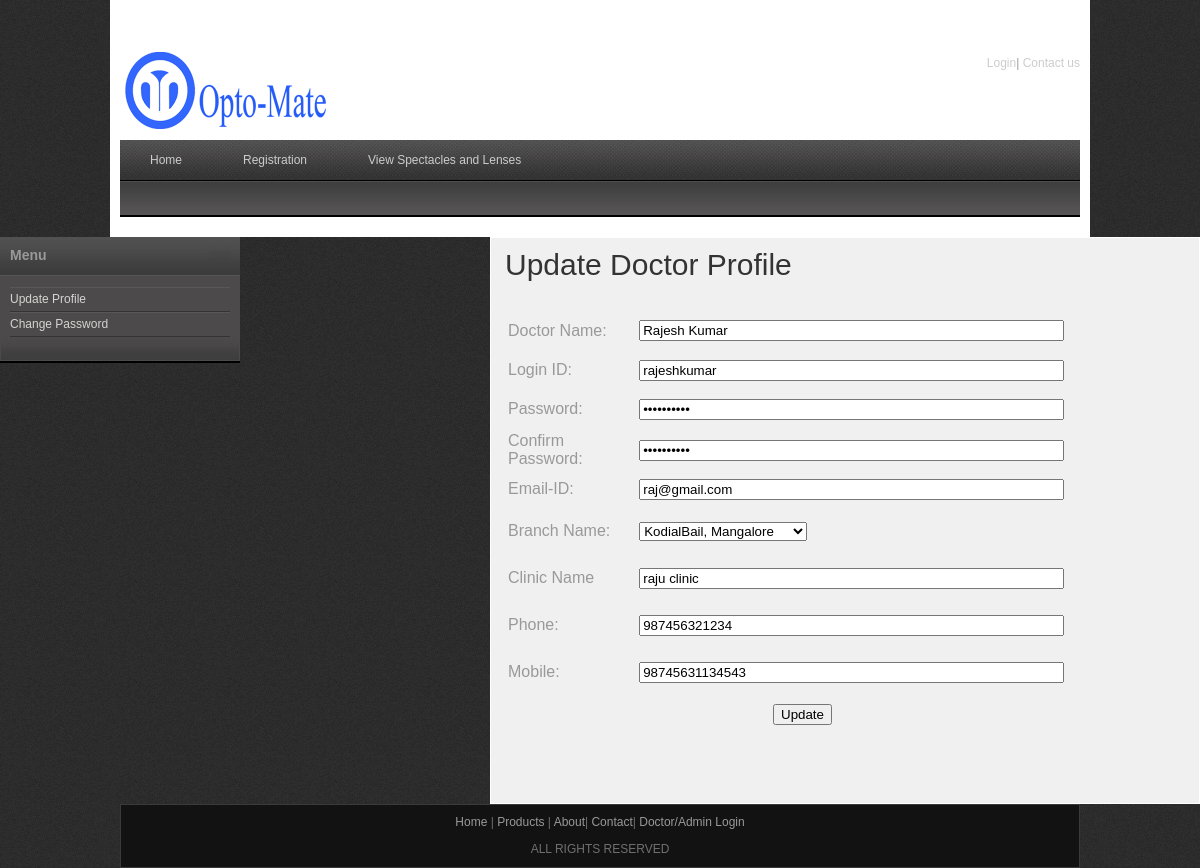
Screenshot of /updatedoctor.php?docid=14 with the database file from the repository.
### tables this page shows
CREATE TABLE IF NOT EXISTS `doctor` (
  `doc_id` int(10) NOT NULL AUTO_INCREMENT,
  `branch_id` int(10) NOT NULL,
  `doc_name` varchar(25) NOT NULL,
  `clinic_name` varchar(25) NOT NULL,
  `email_id` varchar(25) NOT NULL,
  `phone` varchar(25) NOT NULL,
  `mobile` varchar(25) NOT NULL,
  `login_id` varchar(25) NOT NULL,
  `password` varchar(25) NOT NULL,
  `created_at` date NOT NULL,
  `last_login` datetime NOT NULL,
  PRIMARY KEY (`doc_id`)
);

### updatedoctor.php (the view, shortened to what this page needs)
<?php
include("includes/header.php");
if(isset($_SESSION["doc_id"]))
{
		$resdocrec =  mysql_query("Select * from doctor where doc_id='$_SESSION[doc_id]'");
}
else
{
	$resdocrec =  mysql_query("Select * from doctor where doc_id='$_GET[docid]'");
}
$rowsdoc = mysql_fetch_array($resdocrec);
$brid = $rowsdoc[branch_id];
$docname = $rowsdoc[doc_name];
$clinicname= $rowsdoc[clinic_name];
$emailid = $rowsdoc[email_id];
$phone= $rowsdoc[phone];
$mobile= $rowsdoc[mobile];
$loginid= $rowsdoc[login_id];
$password = $rowsdoc[password];
?>
    <div id="templatemo_main">
   		<div id="sidebar" class="float_l">
        	<div class="sidebar_box"><span class="bottom"></span>
            	<?php
				include("sidebar.php");
			?>
            </div>
   		</div>
        <div id="content" class="float_r">
          <h1>Update Doctor Profile</h1>
          <form id="form1" name="form1" method="post" action=""  onsubmit="return validation()">
            <table width="595" border="0">
              <tr>
                <td width="118" height="40"><label for="docname" class="left">Doctor Name:</label></td>
                <td width="304"><label for="docname" class="left"></label>
                <input class="right" name="docname" type="text" id="docname" size="50" value="<?php echo $docname;?>"/></td>
              </tr>
              <tr>
                <td height="35"><label  class="left" for="loginid" >Login ID:</label></td>
                <td><input  class="right" name="loginid" type="text" id="loginid" readonly="readonly" size="50" value="<?php echo $loginid ;?>" /></td>
              </tr>
              <tr>
                <td height="39">Password:</td>
                <td><input name="password" type="password" class="right"  id="password" size="50" value="<?php echo $password ;?>"/></td>
              </tr>
              <tr>
                <td height="39">Confirm Password:</td>
                <td><input name="cpassword" type="password" class="right"  id="dob" size="50" value="<?php echo $password;?>" /></td>
              </tr>
              <tr>
                <td height="35">Email-ID:</td>
                <td><input name="emailid" type="text" class="right"  id="dob2" size="50" value="<?php echo $emailid ;?>" /></td>
              </tr>
              <tr>
                <td height="45"><label for="contact" class="left">Branch Name:</label></td>
                 <?php
           	$resdocreca =  mysql_query("Select * from branch");
			?>
                <td><select name="bname" id="bname">
                <?php
			while($rowsa = mysql_fetch_array($resdocreca))
			{
				if($brid == $rowsa["branch_id"])
				{
				echo "<option value='$rowsa[branch_id]' selected='selected'>$rowsa[branch_name]</option>";
				}
				else
				{
				echo "<option value='$rowsa[branch_id]'>$rowsa[branch_name]</option>";
				}
			}
			?>
                </select></td>
              </tr>
              <tr>
                <td height="45">Clinic Name</td>
                <td><input name="cname" type="text" class="right"  id="dob5" size="50" value="<?php echo $clinicname ;?>" /></td>
              </tr>
              <tr>
                <td height="45">Phone:</td>
                <td><input name="phone" type="text" class="right"  id="dob3" size="50" value="<?php echo $phone ;?>" /></td>
              </tr>
              <tr>
                <td height="45">Mobile:</td>
                <td><input name="mobile" type="text" class="right"  id="dob4" size="50" value="<?php echo $mobile ;?>" /></td>
              </tr>
              <tr>
                <td height="35" colspan="2" align="center"><input type="submit" name="submit" id="submit" value="Update" class="buttonabc"/></td>
              </tr>
            </table>
            <p>&nbsp; </p>
            <p>&nbsp;</p>
          </form>
</div>
  </div>
    <?php
include("includes/footer.php");
?>

### CSS/templatemo_style.css (style rules this page uses)
body { margin: 0; padding: 0; color: #999; font-family: Tahoma, Geneva, sans-serif; font-size: 12px; line-height: 1.4em; background-color: #2e2e2e; background-repeat: repeat; background-image: url(../images/templatemo_body.jpg) }
p { margin: 0 0 10px 0; padding: 0; }
h1, h2, h3, h4, h5, h6 { color: #333; font-weight: normal; }
h1 { font-size: 30px; margin: 0 0 30px; padding: 5px 0; }
.float_l { float: left }
.float_r { float: right }
#templatemo_main { width: 100%; margin-bottom: 10px; }
#content { width: 680px; background: #f0f0f0; border: 1px solid #fff; padding: 14px; }
#sidebar { width: 240px }
.sidebar_box { position: relative; background: #4c4a4a; margin-bottom: 36px; }
.sidebar_box span.bottom { position: absolute; bottom: -26px; left: 0; width: 240px; height: 26px; background: url(../images/templatemo_sidebar_bottom.jpg) }

### rows the page displays
doctor: docname "Rajesh Kumar", loginid "rajeshkumar", emailid "raj@gmail.com", cname "raju clinic", phone "987456321234", mobile "98745631134543"

### other values shown
form field bname "KodialBail, Mangalore"
